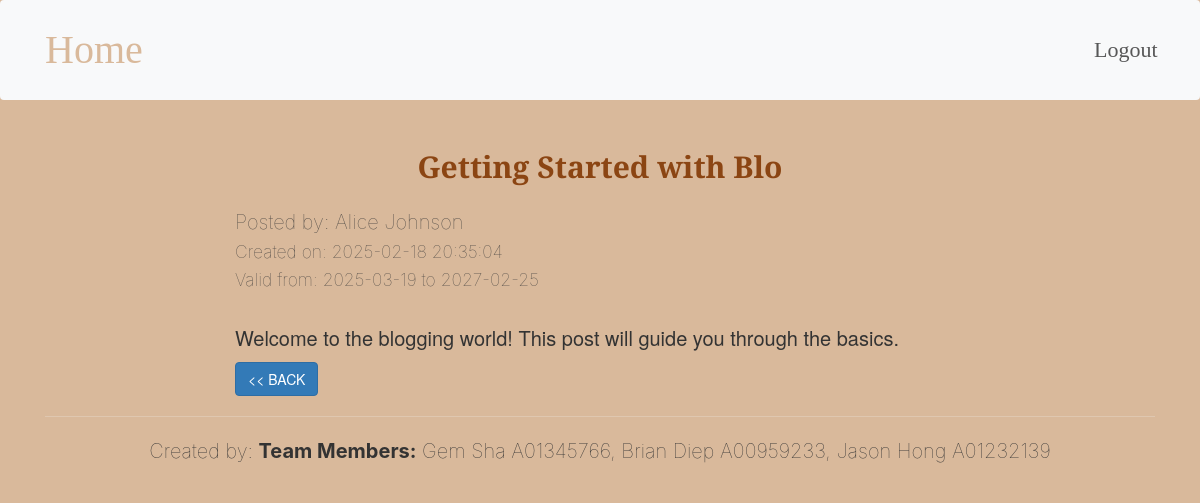
/crud/display/display.php?id=1, run on the app's committed database.
### tables this page shows
CREATE TABLE Articles (
        ArticleId INTEGER PRIMARY KEY AUTOINCREMENT,
        Title TEXT NOT NULL,
        Body TEXT NOT NULL,
        CreatDate DATETIME DEFAULT CURRENT_TIMESTAMP,
        StartDate DATE,
        EndDate DATE,
        ContributorUsername TEXT NOT NULL
    );

### crud/display/display.php (the view, shortened to what this page needs)
<?php
include("../../inc_header_display.php");
include("../../inc_db_params.php");
$articleId = $title = $body = $createDate = $authorName = "";
if (isset($_GET['id'])) {
    $id = $_GET['id'];
    $stmt = $db->prepare("
        SELECT
            a.ArticleId,
            a.Title,
            a.Body,
            a.CreatDate AS CreateDate,
            a.StartDate,
            a.EndDate,
            a.ContributorUsername,
            u.firstName || ' ' || u.lastName AS authorName
        FROM Articles a
        LEFT JOIN Users u ON a.ContributorUsername = u.username
        WHERE a.ArticleId = :id
    ");
    if ($stmt) {
        $stmt->bindValue(':id', $id, SQLITE3_INTEGER);
        $result = $stmt->execute();
        if ($row = $result->fetchArray(SQLITE3_ASSOC)) {
            $title             = $row['Title'];
            $body              = $row['Body'];
            $createDate        = $row['CreateDate'];
            $startDate         = $row['StartDate'];
            $endDate           = $row['EndDate'];
            $authorName        = $row['authorName'];
        } else {
            echo "<p class='alert alert-danger'>Article not found.</p>";
        }
    } else {
        echo "<p class='alert alert-danger'>Error preparing statement: " . $db->lastErrorMsg() . "</p>";
    }
}
?>
<div class="container">
    <div class="row justify-content-center">
        <div class="col-md-8">
            <h1 class="text-center mt-5"><?php echo htmlspecialchars($title); ?></h1>
            <article class="mt-4">
                <p class="text-muted mt-3">
                    <span class="fs-2">Posted by: <?php echo htmlspecialchars($authorName); ?></span><br>
                    <span class="fs-3">Created on: <?php echo htmlspecialchars($createDate); ?></span><br>
                    <span class="fs-3">Valid from: <?php echo htmlspecialchars($startDate); ?> to <?php echo htmlspecialchars($endDate); ?></span>
                </p>
                <br>
                <div class="fs-2">
                    <?php echo nl2br($body); ?>
                </div>
            </article>
            <div class="mt-3">
                <a href="../../main.php" class="btn btn-small btn-primary">&lt;&lt; BACK</a>
            </div>
        </div>
    </div>
</div>
<?php include("../../inc_footer.php"); ?>

### landing-css.css (style rules this page uses)
.page, .page-wrapper, .container::after { background-color: #39bbdb; }
body { background-color: #d9b99b; }
h1 { font-family: "DM Serif Text", serif; font-size: 3rem; font-weight: bold; color: #8B4513; padding-bottom: 5px; margin-bottom: 20px; }
p { font-family: 'Inter', sans-serif; font-weight:lighter; font-size: 2rem; }

### data on the page
articles: Title "Getting Started with Blo", CreatDate "2025-02-18 20:35:04", StartDate "2025-03-19", EndDate "2027-02-25", Body "Welcome to the blogging world! This post will guide you through the basics."

### other printed values
$authorName "Alice Johnson"
